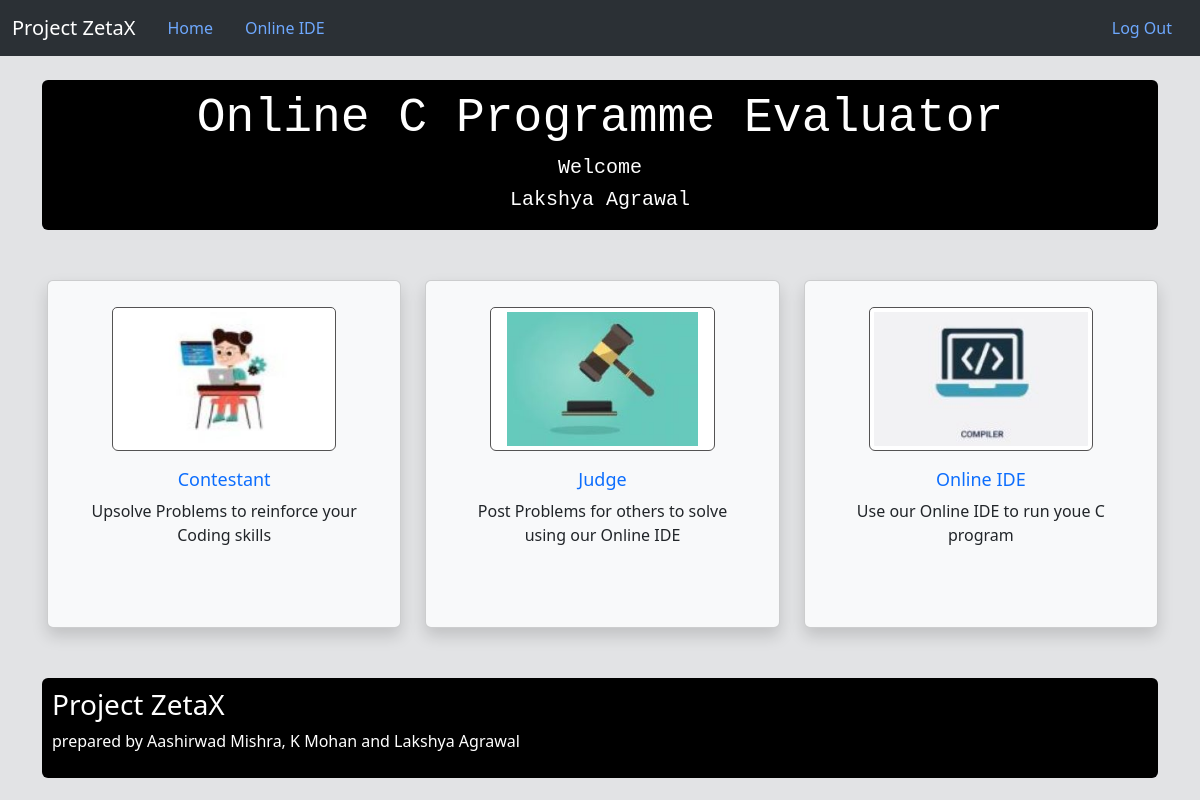
/ (signed in), run on an earlier commit of the app's database.
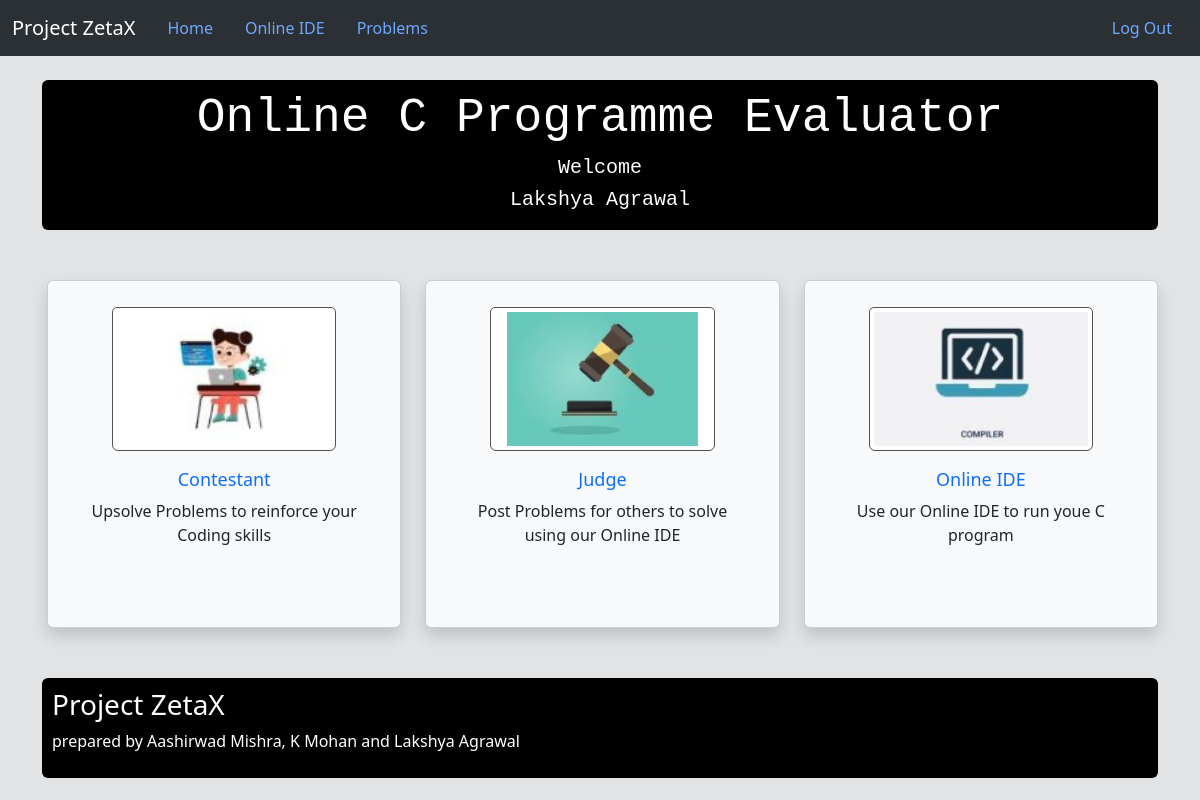
And on a later commit of the database.
### Project/models.py (models this page shows, shortened)
class User(db.Model,UserMixin):
    id = db.Column(db.Integer, primary_key=True)
    name = db.Column(db.String(100), nullable=False,unique=True)
    email = db.Column(db.String(100), nullable=False,unique=True)
    password = db.Column(db.String(100), nullable=False)
    type = db.Column(db.String(100), nullable=False)
    submissions = db.relationship('Submissions',backref='user')
    problems = db.relationship('Problem',backref='user')

### Project/routes.py (the view)
@app.route('/')
def home():
    return render_template('home.html')

### Project/models.py (called while the page is built)
@login_manager.user_loader
def load_user(id):
    return User.query.get(int(id))

### Project/templates/home.html (shortened to what this page needs)
{% extends 'base.html' %}
{% block content %}
        <br/>
            <header class="theme header-padding rounded">
                <div class="text-center">
                    {% if current_user.is_authenticated == false %}
                        <h4>Welcome to</h4>
                        <h1>Online C Programme Evaluator</h1>
                    {% else %}
                        <h1>Online C Programme Evaluator</h1>
                        <h4>Welcome</h4>
                        <h4>{{current_user.name}}</h4>
                    {% endif %}
                </div>
            </header>
        <div class="row row-cols-1 row-cols-md-3 g-4">
            <div class="col">
              <div class="card h-100 shadow p-3 mb-5 bg-body-tertiary rounded">
                <img src="/static/assets/image1.jpg" class="card-img-top img-thumbnail" alt="Contestant">
                <div class="card-body">
                  <h5 class="card-title"><a class="link-primary link-offset-2 link-underline-opacity-0 link-underline-opacity-100-hover" href="/contestant">Contestant</a></h5>
                  <p class="card-text">Upsolve Problems to reinforce your Coding skills</p>
                </div>
              </div>
            </div>
            <div class="col">
              <div class="card h-100 shadow p-3 mb-5 bg-body-tertiary rounded">
                <img src="/static/assets/image2.jpg" class="card-img-top img-thumbnail" alt="Judge">
                <div class="card-body">
                  <h5 class="card-title"><a class="link-primary link-offset-2 link-underline-opacity-0 link-underline-opacity-100-hover" href="/judge">Judge</a></h5>
                  <p class="card-text">Post Problems for others to solve using our Online IDE</p>
                </div>
              </div>
            </div>
            <div class="col">
              <div class="card h-100 shadow p-3 mb-5 bg-body-tertiary rounded">
                <img src="/static/assets/image3.jpg" class="card-img-top img-thumbnail" alt="CodeSpace">
                <div class="card-body">
                  <h5 class="card-title"><a class="link-primary link-offset-2 link-underline-opacity-0 link-underline-opacity-100-hover" href="/onlineIDE">Online IDE</a></h5>
                  <p class="card-text">Use our Online IDE to run youe C program</p>
                </div>
              </div>
            </div>
          </div>
        <footer class="footer-theme rounded">
          <h3>Project ZetaX</h3>
          <p>prepared by Aashirwad Mishra, K Mohan and Lakshya Agrawal</p>
        </footer>
{% endblock %}

### Project/templates/base.html (shortened to what this page needs)
<!DOCTYPE html>
<html lang="en">
  <head>
    <link href="https://cdn.jsdelivr.net/npm/bootstrap@5.3.3/dist/css/bootstrap.min.css" rel="stylesheet">
    <link rel="stylesheet" href="{{ url_for('static',filename='CSS/editor-styles.css')}}">
    <link rel="stylesheet" href="{{ url_for('static',filename='CSS/style-home.css')}}">
  </head>
  <body class="bg-secondary-subtle text-primary-emphasis">
    {% include 'navbar.html' %}
    <div class="container">
        {% block content %}
        {% endblock %}
    </div>
  </body>
</html>

### Project/templates/navbar.html (shortened to what this page needs)
<link rel="stylesheet" href="{{ url_for('static',filename='/CSS/style-navbar.css')}}">
<nav class="navbar navbar-expand-lg bg-body-tertiary" data-bs-theme="dark">
  <div class="container-fluid">
    <a class="navbar-brand" href="#">Project ZetaX</a>
    <div class="collapse navbar-collapse" id="navbarText">
      <ul class="nav nav-pills">
          <li class="nav-item">
            <a class="nav-link pill" href="{{ url_for('home')}}">Home</a>
          </li>
          <li class="nav-item">
            <a class="nav-link pill" href="{{ url_for('online_coding')}}">Online IDE</a>
          </li>
        {% if current_user.is_authenticated %}
            {% if current_user.type == 'Judge' %}
              <li class="nav-item">
                <a class="nav-link pill" href="/show_judge_problems/{{current_user.id}}">Problems</a>
              </li>
            {% endif %}
          {% endif %}
      </ul>
    </div>
        {% if current_user.is_authenticated %}
          <div class="nav nav-pills">
            <li class="nav-item">
              <a class="nav-link pill" href="{{ url_for('logout')}}">Log Out</a>
            </li>
          </div>
        {% endif %}
  </div>
</nav>

### Project/static/CSS/editor-styles.css (style rules this page uses)
:root { --editor-bg: #eee; --editor-border: #3f87a6; }
* { padding: 0; margin: 0; box-sizing: border-box; }
html, body { height: 100%; width: 100%; }

### Project/static/CSS/style-home.css (style rules this page uses)
.text-center { text-align: center; }
.theme { color:#fff; background-color: #000000; font-family: 'Courier New'; }
.header-padding { padding: 10px 10px; }
.footer-theme { color:#fff; margin-top:50px; margin-bottom: 10px; padding:10px; height: 100px; background-color: #000000; }
.card-img-top { width: 70%; height: 12vw; margin: auto; margin-top: 10px; border-color: #545353; object-fit: scale-down; }
h1 { font-size: 48px; }
h4 { font-size: 20px; }
a { font-size: 18px; color: #000000; }
.row { text-align: center; padding-top: 50px; padding-left: 5px; }

What changed in the data, as far as the page shows it:
changed User "Lakshya Agrawal": type "Contestants" → "Judge" (drawn)
Also different on the page:
text now shown: "Problems"
